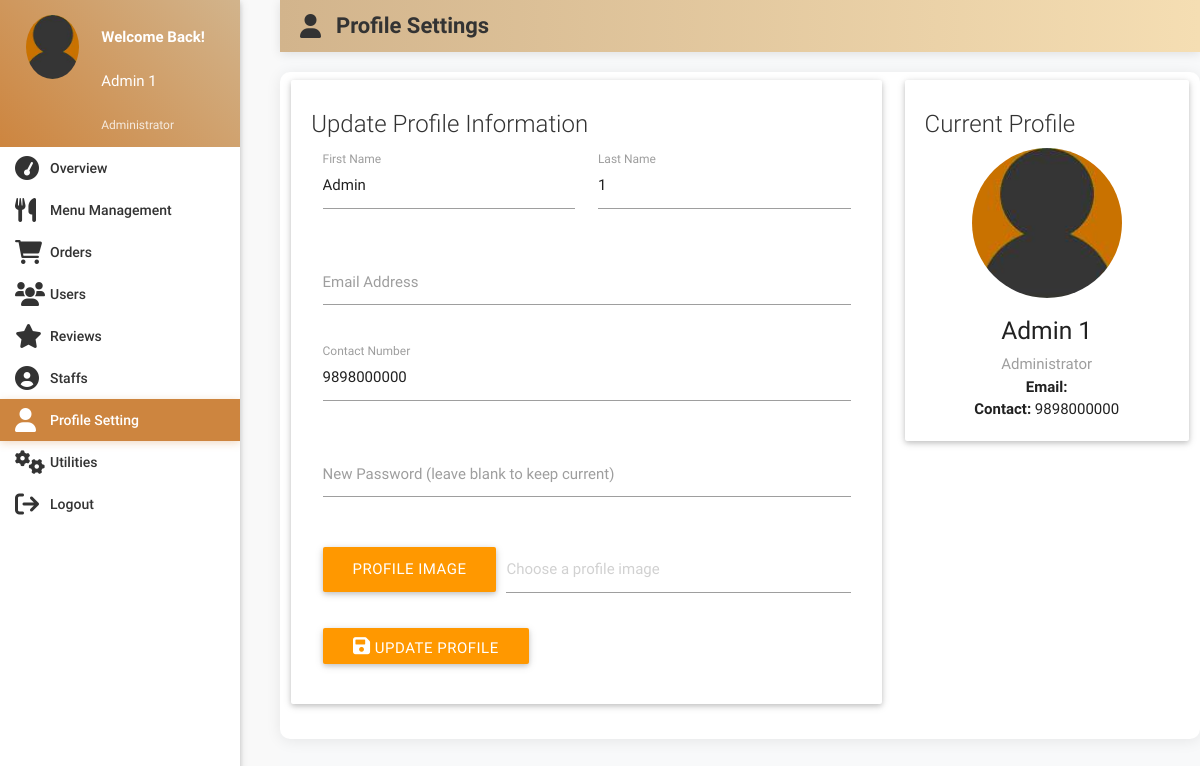
Page /account/profile-setting.php (signed in) on the committed database.
### tables this page shows
CREATE TABLE `users` (
  `id` int(11) NOT NULL,
  `role` varchar(15) NOT NULL DEFAULT 'Customer',
  `name` varchar(15) NOT NULL,
  `username` varchar(10) NOT NULL,
  `password` varchar(16) NOT NULL,
  `email` varchar(35) NULL,
  `address` varchar(300) NULL,
  `contact` bigint(11) NOT NULL,
  `verified` tinyint(1) NOT NULL DEFAULT '0',
  `deleted` tinyint(4) NOT NULL DEFAULT '0',
  `date` timestamp NOT NULL DEFAULT CURRENT_TIMESTAMP
);

### account/profile-setting.php (the view, shortened to what this page needs)
<?php
include 'includes/connect.php';
if(isset($_SESSION['admin_sid']) && $_SESSION['admin_sid']==session_id()) {
    $name = isset($_SESSION['name']) ? $_SESSION['name'] : 'Admin';
    $admin_id = $_SESSION['admin_id'] ?? 1;
    $admin_query = "SELECT * FROM users WHERE id = $admin_id";
    $admin_result = mysqli_query($con, $admin_query);
    $admin_data = mysqli_fetch_assoc($admin_result);
    $name_parts = explode(' ', $admin_data['name'] ?? $name);
    $first_name = $name_parts[0] ?? '';
    $last_name = isset($name_parts[1]) ? implode(' ', array_slice($name_parts, 1)) : '';
?>
<!DOCTYPE html>
<html lang="en">
<head>
    <link href="css/materialize.min.css" rel="stylesheet">
    <link href="css/style.min.css" rel="stylesheet">
    <link href="css/custom/custom.min.css" rel="stylesheet">
    <link href="css/admin-custom.css" rel="stylesheet">
    <link href="https://cdnjs.cloudflare.com/ajax/libs/font-awesome/6.0.0/css/all.min.css" rel="stylesheet">
</head>
<body>
  <div id="main-wrapper">
    <div class="left-sidebar">
      <div class="scroll-sidebar">
        <?php
        include 'includes/sidebar.php';
        ?>
      </div>
    </div>
    <div class="page-wrapper">
      <div class="container-fluid">
        <div class="page-header">
          <h1 class="page-title">
            <i class="fa fa-user"></i>
            Profile Settings
          </h1>
        </div>
        <div class="content-card">
          <div class="row">
            <div class="col s12 m8">
              <div class="card">
                <div class="card-content">
                  <span class="card-title">Update Profile Information</span>
                  <form method="POST" enctype="multipart/form-data">
                    <div class="row">
                      <div class="input-field col s6">
                        <input id="first_name" name="first_name" type="text" class="validate" value="<?php echo htmlspecialchars($first_name); ?>" required>
                        <label for="first_name">First Name</label>
                      </div>
                      <div class="input-field col s6">
                        <input id="last_name" name="last_name" type="text" class="validate" value="<?php echo htmlspecialchars($last_name); ?>" required>
                        <label for="last_name">Last Name</label>
                      </div>
                    </div>
                    <div class="row">
                      <div class="input-field col s12">
                        <input id="email" name="email" type="email" class="validate" value="<?php echo htmlspecialchars($admin_data['email'] ?? ''); ?>" required>
                        <label for="email">Email Address</label>
                      </div>
                    </div>
                    <div class="row">
                      <div class="input-field col s12">
                        <input id="contact" name="contact" type="text" class="validate" value="<?php echo htmlspecialchars($admin_data['contact'] ?? ''); ?>">
                        <label for="contact">Contact Number</label>
                      </div>
                    </div>
                    <div class="row">
                      <div class="input-field col s12">
                        <input id="password" name="password" type="password" class="validate">
                        <label for="password">New Password (leave blank to keep current)</label>
                      </div>
                    </div>
                    <div class="row">
                      <div class="col s12">
                        <div class="file-field input-field">
                          <div class="btn orange">
                            <span>Profile Image</span>
                          </div>
                          <div class="file-path-wrapper">
                            <input class="file-path validate" type="text" placeholder="Choose a profile image">
                          </div>
                        </div>
                      </div>
                    </div>
                    <div class="row">
                      <div class="col s12">
                        <button class="btn orange waves-effect" type="submit" style="opacity:1; cursor:pointer;">
                          <i class="fa fa-save"></i> Update Profile
                        </button>
                      </div>
                    </div>
                  </form>
                </div>
              </div>
            </div>
            <div class="col s12 m4">
              <div class="card">
                <div class="card-content">
                  <span class="card-title">Current Profile</span>
                  <div class="center-align">
                    <img src="<?php echo htmlspecialchars($profile_image); ?>" alt="Profile" class="circle responsive-img" style="width: 150px; height: 150px; object-fit: cover;">
                    <h5><?php echo htmlspecialchars($name); ?></h5>
                    <p class="grey-text"><?php echo htmlspecialchars($role); ?></p>
                    <p><strong>Email:</strong> <?php echo htmlspecialchars($admin_data['email'] ?? ''); ?></p>
                    <p><strong>Contact:</strong> <?php echo htmlspecialchars($admin_data['contact'] ?? 'Not set'); ?></p>
                  </div>
                </div>
              </div>
            </div>
          </div>
        </div>
      </div>
    </div>
  </div>
</body>
</html>
<?php
}
?>

### account/css/admin-custom.css (style rules this page uses)
.page-wrapper { margin-left: 280px; min-height: 100vh; background-color: #f8f9fa; }
.metric-card, .card { background-color: #ffffff !important; }
.page-header { background: linear-gradient(90deg, #D2B48C 0%, #F5DEB3 100%); padding: 14px 20px; margin-bottom: 20px; box-shadow: 0 2px 10px rgba(0,0,0,0.1); }
.page-title { color: #333; font-size: 22px; font-weight: 600; margin: 0; display: flex; align-items: center; }
.page-title i { margin-right: 15px; font-size: 24px; }
.content-card { background: white; border-radius: 10px; box-shadow: 0 2px 15px rgba(0,0,0,0.08); margin-bottom: 30px; overflow: hidden; }
.card-title { color: #333; font-size: 20px; font-weight: 600; margin: 0; }

### rows in the picture
users: first_name "Admin", last_name "1", contact "9898000000"

### other values in the picture
$name "Admin 1"
$role "Administrator"
